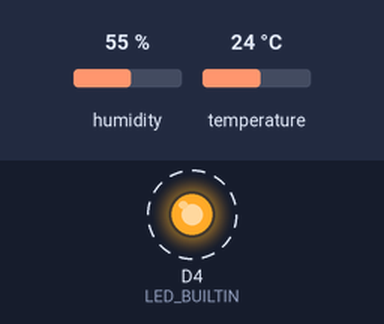
A sketch run on a simulated ESP8266 (Wemos D1 mini). Shown: output pins drawn as LEDs (lit = HIGH, except the on-board LED, lit = LOW). Dashed ring = blinking. Inputs (shaded band) come from the test bench; at power-on: humidity 55 %, temperature 24 °C. WiFi joins after 1.5 s; servers stay silent unless stated; what the sketch prints to the serial monitor is not drawn.

Above: at 4.0 s.
Timing chart, 0 to 8.1 s (numbered marks = the images above):
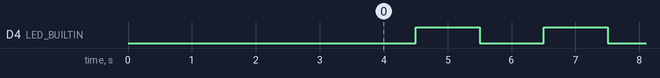

Measured:
- by itself, D4 (LED_BUILTIN): alternates HIGH for 1.0 s and LOW for 1.0 s

The sketch:

wemosD1mini.ino
```cpp
#include <DHTesp.h>
#include <ESP8266WiFi.h>
#include <ESP8266HTTPClient.h>

DHTesp dht;
const char *ssid = "UPCB3837A7";
const char *pass = "6yeevzekpsBf";
const char *url = "https://api.thingspeak.com";
const char *url_ip = "http://52.86.196.73";
const char *key = "P7JOMGTS11RKHGHM";
float tempAvg = 0;
float humAvg = 0;
int reading = 0;
volatile int seconds = 0;
boolean read_temp_tick = false;
volatile int upload_interval = 0;

void sensor_init(){
  dht.setup(D5, DHTesp::DHT11);
  Serial.println();
  Serial.println("Humidity\t\tTemperature");
}
void timer_init(){
  noInterrupts();
  timer1_attachInterrupt(ISR_tick);
  timer1_enable(TIM_DIV16, TIM_EDGE, TIM_LOOP);
  timer1_write(5000000);
  interrupts();
}
void wifi_init(){
  delay(1000);
  WiFi.mode(WIFI_OFF);
  delay(1000);
  WiFi.mode(WIFI_STA);

  WiFi.begin(ssid, pass);
  Serial.print("Connecting");
  while(WiFi.status() != WL_CONNECTED){
    delay(500);
    Serial.print(".");
  }

  Serial.println("");
  Serial.print("Connected to ");
  Serial.println(ssid);
  Serial.print("IP address: ");
  Serial.println(WiFi.localIP());

}
void setup() {
  Serial.begin(115200);
  pinMode(LED_BUILTIN, OUTPUT);
  wifi_init();
  sensor_init();
  timer_init();
}

void read_temp(){
  delay(dht.getMinimumSamplingPeriod());

  float humidity = dht.getHumidity();
  float temperature = dht.getTemperature();

  tempAvg += temperature;
  humAvg += humidity;
  reading++;
}

void loop() {
  if(read_temp_tick){
    read_temp();
    read_temp_tick = false;
  }

  if(upload_interval >= 30){

    if(WiFi.status() != WL_CONNECTED){
      WiFi.begin(ssid, pass);
      while(WiFi.status() != WL_CONNECTED){
        delay(500);
      }
    }


    Serial.print(humAvg/reading);
    Serial.print("\t\t");
    Serial.println(tempAvg/reading);
    send_data(tempAvg/reading,humAvg/reading);
    humAvg = 0;
    tempAvg = 0;
    reading = 0;
    upload_interval = 0;
  }

}

void send_data(float temp, float hum){
  HTTPClient http;

  String query = String(url_ip) + "/update?api_key=" + String(key)
               + "&field1=" + String(temp) + "&field2=" + String(hum);
  Serial.println(query);
  http.begin(query);
  Serial.print(http.GET());
  Serial.print("\t");
  Serial.println(http.getString());
  http.end();
}

void ISR_tick(){
    digitalWrite(LED_BUILTIN, !digitalRead(LED_BUILTIN));
    if(++seconds >= 10){
        upload_interval++;
        seconds = 0;
        read_temp_tick = true;
    }
}
```
